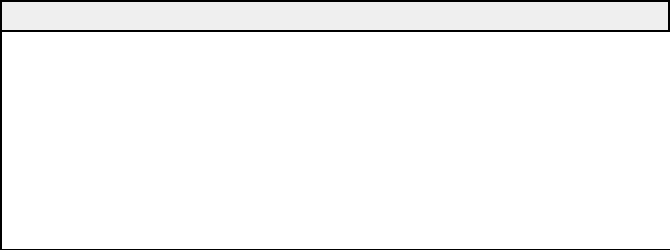
  <widget class="QFrame" name="frame_4">
   <property name="geometry">
    <rect>
     <x>0</x>
     <y>290</y>
     <width>670</width>
     <height>250</height>
    </rect>
   </property>
   <property name="frameShape">
    <enum>QFrame::WinPanel</enum>
   </property>
   <property name="frameShadow">
    <enum>QFrame::Plain</enum>
   </property>
   <widget class="QWidget" name="verticalLayoutWidget_2">
    <property name="geometry">
     <rect>
      <x>0</x>
      <y>30</y>
      <width>672</width>
      <height>221</height>
     </rect>
    </property>
    <layout class="QVBoxLayout" name="verticalLayout_2">
     <property name="spacing">
      <number>0</number>
     </property>
     <item>
      <widget class="QTableView" name="tableView">
       <property name="sizePolicy">
        <sizepolicy hsizetype="Preferred" vsizetype="Preferred">
         <horstretch>0</horstretch>
         <verstretch>0</verstretch>
        </sizepolicy>
       </property>
       <property name="minimumSize">
        <size>
         <width>670</width>
         <height>200</height>
        </size>
       </property>
       <property name="frameShape">
        <enum>QFrame::WinPanel</enum>
       </property>
       <property name="frameShadow">
        <enum>QFrame::Plain</enum>
       </property>
       <property name="lineWidth">
        <number>1</number>
       </property>
       <property name="autoScroll">
        <bool>true</bool>
       </property>
       <property name="editTriggers">
        <set>QAbstractItemView::NoEditTriggers</set>
       </property>
       <property name="tabKeyNavigation">
        <bool>false</bool>
       </property>
       <property name="gridStyle">
        <enum>Qt::DotLine</enum>
       </property>
       <attribute name="verticalHeaderMinimumSectionSize">
        <number>20</number>
       </attribute>
      </widget>
     </item>
    </layout>
   </widget>
   <widget class="QWidget" name="horizontalLayoutWidget_3">
    <property name="geometry">
     <rect>
      <x>0</x>
      <y>0</y>
      <width>671</width>
      <height>31</height>
     </rect>
    </property>
    <layout class="QHBoxLayout" name="horizontalLayout_3">
     <property name="spacing">
      <number>0</number>
     </property>
    </layout>
   </widget>
  </widget>
